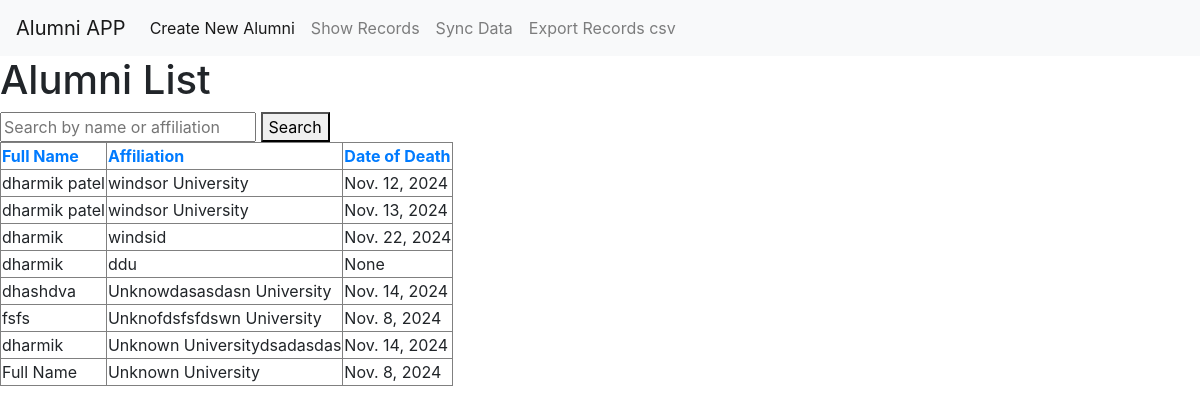
The page / on the database its author committed.
### myapp/models.py (models this page shows, shortened)
class Alumni(models.Model):
    full_name = models.CharField(max_length=255,default="Full Name")
    university_affiliation = models.TextField(default="Unknown University")  # Added default value
    date_of_death = models.DateField(null=True, blank=True)
    obituary_url = models.URLField(max_length=500, null=True, blank=True)
    family_info = models.TextField(null=True, blank=True)
    funeral_details = models.TextField(null=True, blank=True)
    notable_info = models.TextField(null=True, blank=True)
    created_at = models.DateTimeField(default=timezone.now)

### myapp/views.py (the view)
# urls.py: path('', views.dashboard, name='dashboard'),  # Dashboard (list of alumni)
def dashboard(request):
    alumni = Alumni.objects.all()
    return render(request, 'myapp/dashboard.html', {'alumni': alumni})

### templates/myapp/dashboard.html (shortened to what this page needs)
{% extends 'layout.html' %}
{% block content %}
<!DOCTYPE html>
<html>
<head>
</head>
<body>
    <h1>Alumni List</h1>
    <form method="get">
        <input type="text" name="search" placeholder="Search by name or affiliation" value="{{ request.GET.search }}">
        <button type="submit">Search</button>
    </form>
    <table border="1">
        <thead>
            <tr>
                <th><a href="?sort=full_name">Full Name</a></th>
                <th><a href="?sort=university_affiliation">Affiliation</a></th>
                <th><a href="?sort=date_of_death">Date of Death</a></th>
            </tr>
        </thead>
        <tbody>
            {% for alum in alumni %}
                <tr>
                    <td>{{ alum.full_name }}</td>
                    <td>{{ alum.university_affiliation }}</td>
                    <td>{{ alum.date_of_death }}</td>
                </tr>
            {% empty %}
                <tr>
                    <td colspan="3">No records found.</td>
                </tr>
            {% endfor %}
        </tbody>
    </table>
</body>
</html>
{% endblock %}

### templates/layout.html (shortened to what this page needs)
<!DOCTYPE html>
<html>
<head>
    <link rel="stylesheet" href="https://cdn.jsdelivr.net/npm/bootstrap@4.0.0/dist/css/bootstrap.min.css">
</head>
<body>
    <nav class="navbar navbar-expand-lg navbar-light bg-light">
      <a class="navbar-brand" href="{% url 'dashboard' %}">Alumni APP</a>
        <div class="collapse navbar-collapse" id="navbarSupportedContent">
          <ul class="navbar-nav mr-auto">
            <li class="nav-item active">
              <a class="nav-link" href="{% url 'alumni_create' %}">Create New Alumni<span class="sr-only">(current)</span></a>
            </li>
            <li class="nav-item">
              <a class="nav-link" href="{% url 'alumni_list' %}">Show Records</a>
            </li>
            <li class="nav-item">
              <a class="nav-link" href="{% url 'sync_data' %}">Sync Data</a>
            </li>
            <li class="nav-item">
              <a class="nav-link" href="{% url 'export_alumni_csv' %}">Export Records csv</a>
            </li>
          </ul>
        </div>
      </nav>
    {% block content %}
    {% endblock %}
</body>
</html>

### rows shown on the page
Alumni: full_name "dharmik patel", university_affiliation "windsor University", date_of_death "Nov. 12, 2024"
Alumni: full_name "dharmik patel", university_affiliation "windsor University", date_of_death "Nov. 13, 2024"
Alumni: full_name "dharmik", university_affiliation "windsid", date_of_death "Nov. 22, 2024"
Alumni: full_name "dharmik", university_affiliation "ddu", date_of_death "None"
Alumni: full_name "dhashdva", university_affiliation "Unknowdasasdasn University", date_of_death "Nov. 14, 2024"
Alumni: full_name "fsfs", university_affiliation "Unknofdsfsfdswn University", date_of_death "Nov. 8, 2024"
Alumni: full_name "dharmik", university_affiliation "Unknown Universitydsadasdas", date_of_death "Nov. 14, 2024"
Alumni: full_name "Full Name", university_affiliation "Unknown University", date_of_death "Nov. 8, 2024"
